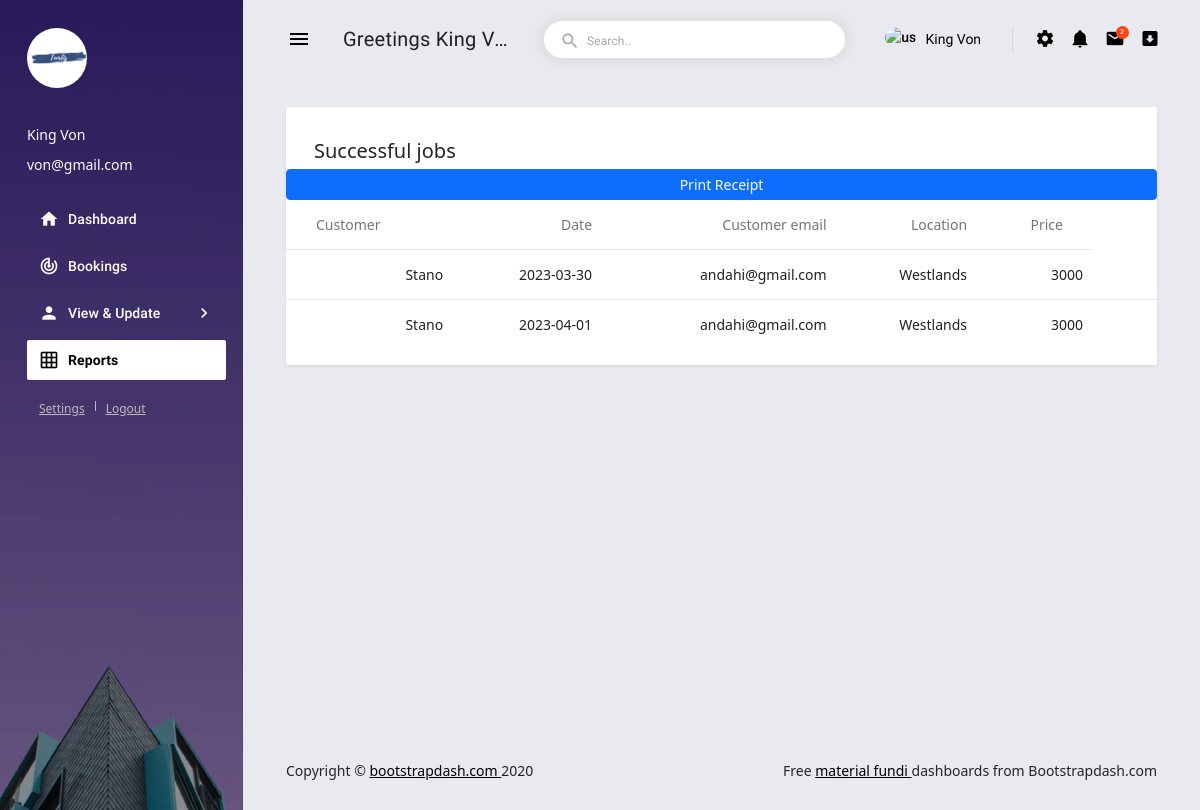
Screenshot of /fundidash/demo/pages/tables/basic-tables.php (signed in) with the database file from the repository.
### tables this page shows
CREATE TABLE `bookings` (
  `id` int(11) NOT NULL,
  `username` varchar(255) NOT NULL,
  `bookdate` date NOT NULL,
  `useremail` varchar(255) NOT NULL,
  `userlocation` varchar(255) NOT NULL,
  `fundiemail` varchar(255) NOT NULL,
  `fundiname` varchar(255) NOT NULL,
  `service` varchar(255) NOT NULL,
  `price` int(255) NOT NULL,
  `status` int(11) NOT NULL DEFAULT 1
);

### fundidash/demo/pages/tables/basic-tables.php (the view, shortened to what this page needs)
<?php
@include('../forms/config.php');
$sql="SELECT * FROM bookings WHERE fundiname ='{$_SESSION['fundi_name']}'";
$res=mysqli_query($conn,$sql);
$book = "SELECT count(*) FROM bookings WHERE fundiname = '{$_SESSION['fundi_name']}'";
$countbk = mysqli_query($conn,$book);
while($row= mysqli_fetch_array($countbk)){
  $bookcount = $row['count(*)'];
}
?>
<!DOCTYPE html>
<html lang="en">
<head>
  <link rel="stylesheet" href="../../../assets/vendors/mdi/css/materialdesignicons.min.css">
  <link rel="stylesheet" href="../../../assets/vendors/css/vendor.bundle.base.css">
  <link rel="stylesheet" href="../../../assets/css/demo/style.css">
  <link href="https://cdn.jsdelivr.net/npm/bootstrap@5.3.0-alpha1/dist/css/bootstrap.min.css" rel="stylesheet">
</head>
<body>
  <div class="body-wrapper">
    <aside class="mdc-drawer mdc-drawer--dismissible mdc-drawer--open">
      <div class="mdc-drawer__header">
        <a href="../../index.php" class="brand-logo">
          <img src="../../../assets/images/toplog.png" width="60" height="60" style="border-radius:50%" alt="logo">
        </a>
      </div>
      <div class="mdc-drawer__content">
        <div class="user-info">
          <p class="name"><?php echo $_SESSION['fundi_name']; ?></p>
          <p class="email"><?php echo $_SESSION['fundi_email']; ?></p>
        </div>
        <div class="mdc-list-group">
          <nav class="mdc-list mdc-drawer-menu">
            <div class="mdc-list-item mdc-drawer-item">
              <a class="mdc-drawer-link" href="../../index.php">
                <i class="material-icons mdc-list-item__start-detail mdc-drawer-item-icon" aria-hidden="true">home</i>
                Dashboard
              </a>
            </div>
            <div class="mdc-list-item mdc-drawer-item">
              <a class="mdc-drawer-link" href="viewbookings.php">
                <i class="material-icons mdc-list-item__start-detail mdc-drawer-item-icon" aria-hidden="true">track_changes</i>
                Bookings
              </a>
            </div>
            <div class="mdc-list-item mdc-drawer-item">
              <a class="mdc-expansion-panel-link" href="#" data-toggle="expansionPanel" data-target="ui-sub-menu">
                <i class="material-icons mdc-list-item__start-detail mdc-drawer-item-icon" aria-hidden="true">person</i>
                View & Update
                <i class="mdc-drawer-arrow material-icons">chevron_right</i>
              </a>
            </div>
            <div class="mdc-list-item mdc-drawer-item">
              <a class="mdc-drawer-link" href="../../pages/tables/basic-tables.php">
                <i class="material-icons mdc-list-item__start-detail mdc-drawer-item-icon" aria-hidden="true">grid_on</i>
                Reports
              </a>
            </div>
          </nav>
        </div>
        <div class="profile-actions">
          <a href="javascript:;">Settings</a>
          <a href="../../../../login.php">Logout</a>
        </div>
    </aside>
    <div class="main-wrapper mdc-drawer-app-content">
      <header class="mdc-top-app-bar">
        <div class="mdc-top-app-bar__row">
          <div class="mdc-top-app-bar__section mdc-top-app-bar__section--align-start">
            <button class="material-icons mdc-top-app-bar__navigation-icon mdc-icon-button sidebar-toggler">menu</button>
            <span class="mdc-top-app-bar__title">Greetings <?php echo $_SESSION['fundi_name']; ?></span>
            <div class="mdc-text-field mdc-text-field--outlined mdc-text-field--with-leading-icon search-text-field d-none d-md-flex">
              <i class="material-icons mdc-text-field__icon">search</i>
              <input class="mdc-text-field__input" id="text-field-hero-input">
              <div class="mdc-notched-outline">
                <div class="mdc-notched-outline__leading"></div>
                <div class="mdc-notched-outline__notch">
                  <label for="text-field-hero-input" class="mdc-floating-label">Search..</label>
                </div>
                <div class="mdc-notched-outline__trailing"></div>
              </div>
            </div>
          </div>
          <div class="mdc-top-app-bar__section mdc-top-app-bar__section--align-end mdc-top-app-bar__section-right">
            <div class="menu-button-container menu-profile d-none d-md-block">
              <button class="mdc-button mdc-menu-button">
                <span class="d-flex align-items-center">
                  <span class="figure">
                    <img src="images/<?=$row['userimage']; ?>" style="border-radius: 50%;width: 25px;height: 25px;" alt="user" class="user">
                  </span>
                  <span class="user-name"><?php echo $_SESSION['fundi_name']; ?></span>
                </span>
              </button>
            </div>
            <div class="menu-button-container d-none d-md-block">
              <button class="mdc-button mdc-menu-button">
                <i class="mdi mdi-settings"></i>
              </button>
            </div>
            <div class="menu-button-container">
              <button class="mdc-button mdc-menu-button">
                <i class="mdi mdi-bell"></i>
              </button>
            </div>
            <div class="menu-button-container">
              <button class="mdc-button mdc-menu-button">
                <i class="mdi mdi-email"></i>
                <span class="count-indicator">
                  <span class="count"><?php echo $bookcount?></span>
                </span>
              </button>
            </div>
            <div class="menu-button-container d-none d-md-block">
              <button class="mdc-button mdc-menu-button">
                <i class="mdi mdi-arrow-down-bold-box"></i>
              </button>
            </div>
          </div>
        </div>
      </header>
      <div class="page-wrapper mdc-toolbar-fixed-adjust">
        <main class="content-wrapper">
          <div class="mdc-layout-grid">
            <div class="mdc-layout-grid__inner">
              <div class="mdc-layout-grid__cell stretch-card mdc-layout-grid__cell--span-12">
                <div class="mdc-card p-0">
                  <h6 class="card-title card-padding pb-0">Successful jobs</h6>
                  <button id="printBtn" class="btn btn-primary btn-sm">Print Receipt</button>
        <div class="table-responsive">
                    <table class="table">
                      <thead>
                        <tr>
                          <th class="text-left">Customer</th>
                          <th>Date</th>
                          <th>Customer email</th>
                          <th>Location</th>
                          <th>Price</th>
                        </tr>
                      </thead>
                      <tbody>
                        <?php
              while($row=mysqli_fetch_assoc($res)){?>
              <tr style="background-color:white; font-size: 14px;">
                 <td><?php echo $row['username']?></td>
                 <td><?php echo $row['bookdate']?></td>
                 <td><?php echo $row['useremail']?></td>
                 <td><?php echo $row['userlocation']?></td>
                 <td><?php echo $row['price']?></td>
              <td>
                 </td>
              </tr>
              <?php } ?>
                      </tbody>
                    </table>
                  </div>
                </div>
              </div>
        </main>
        <footer>
          <div class="mdc-layout-grid">
            <div class="mdc-layout-grid__inner">
              <div class="mdc-layout-grid__cell stretch-card mdc-layout-grid__cell--span-6-desktop">
                <span class="text-center text-sm-left d-block d-sm-inline-block tx-14">Copyright © <a href="https://www.bootstrapdash.com/" target="_blank">bootstrapdash.com </a>2020</span>
              </div>
              <div class="mdc-layout-grid__cell stretch-card mdc-layout-grid__cell--span-6-desktop d-flex justify-content-end">
                <span class="float-none float-sm-right d-block mt-1 mt-sm-0 text-center tx-14">Free <a href="https://www.bootstrapdash.com/material-design-dashboard/" target="_blank"> material fundi </a> dashboards from Bootstrapdash.com</span>
              </div>
            </div>
          </div>
        </footer>
      </div>
    </div>
  </div>
</body>
</html>

### rows the page displays
bookings: username "Stano", bookdate "2023-03-30", useremail "andahi@gmail.com", userlocation "Westlands", price "3000"
bookings: username "Stano", bookdate "2023-04-01", useremail "andahi@gmail.com", userlocation "Westlands", price "3000"

### other values shown
$_SESSION['fundi_name'] "King Von"
$_SESSION['fundi_email'] "von@gmail.com"
$_SESSION['fundi_name'] "King V…"
$bookcount "2"
